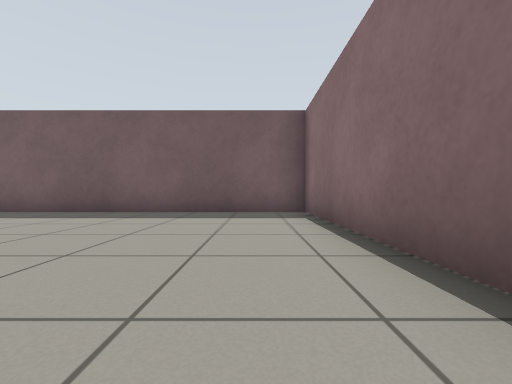
view 1 (above)

23 first-person views from a walk through a Gazebo world. The camera is 0.5 m above the floor, looks level and sees 90° across. The floor is counted in squares, 1 m on a side. Each view is taken from the middle of a square. On the plan, view 1 faces up. The plan holds only what a view shows up to about 9 squares ahead; the rest is blank.

view 2
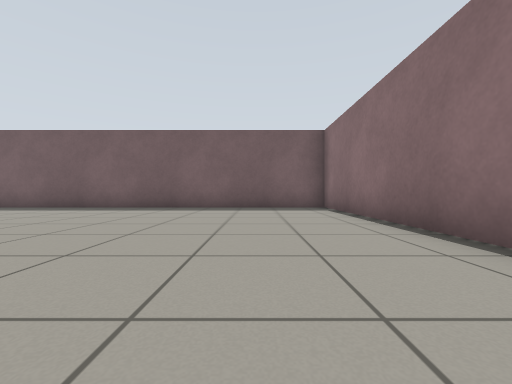

view 3
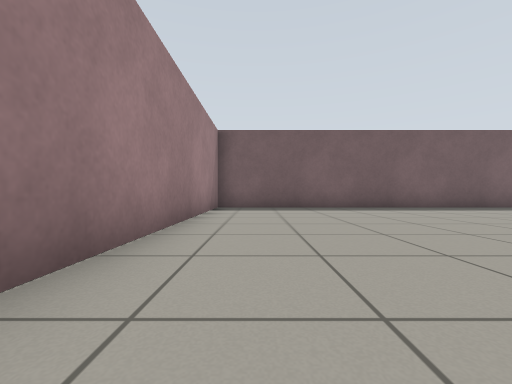

view 4
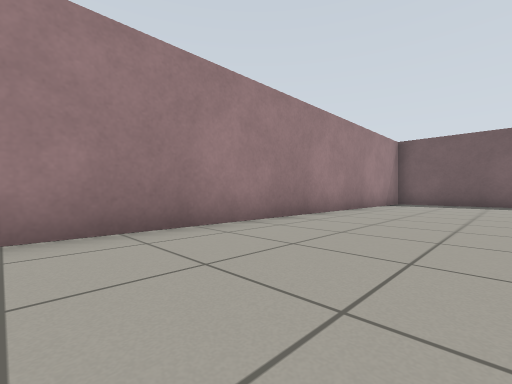

view 5
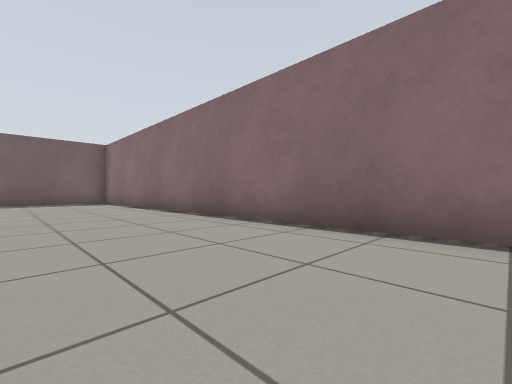

view 6
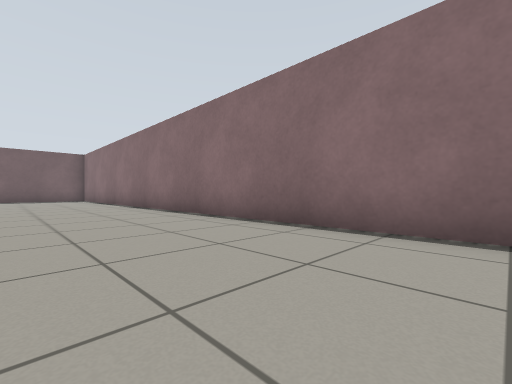

view 7
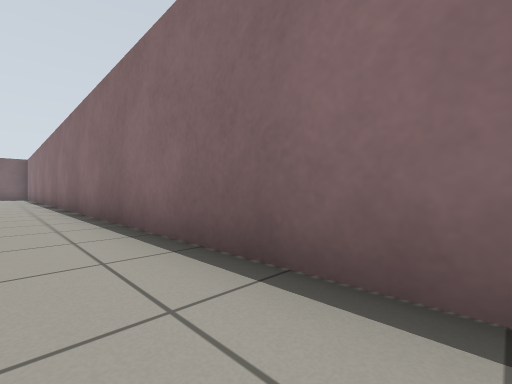

view 8
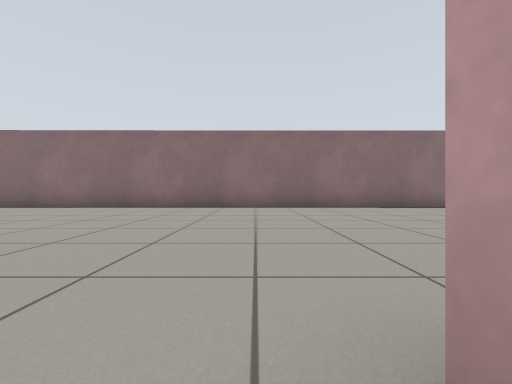

view 9
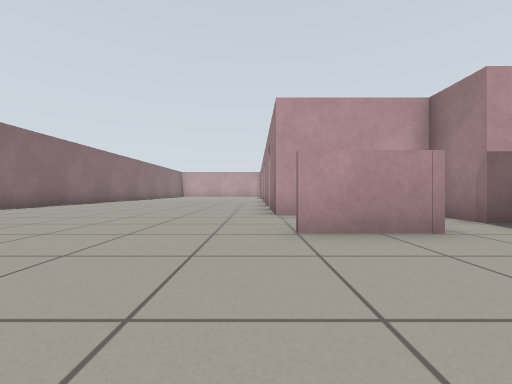

view 10
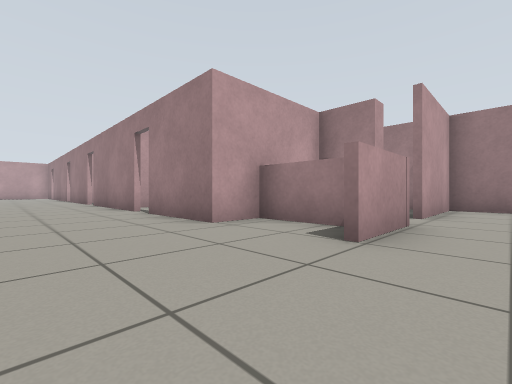

view 11
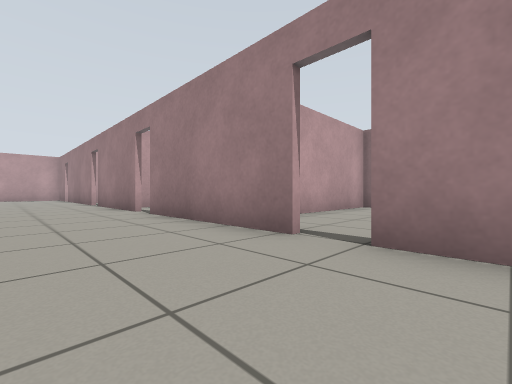

view 12
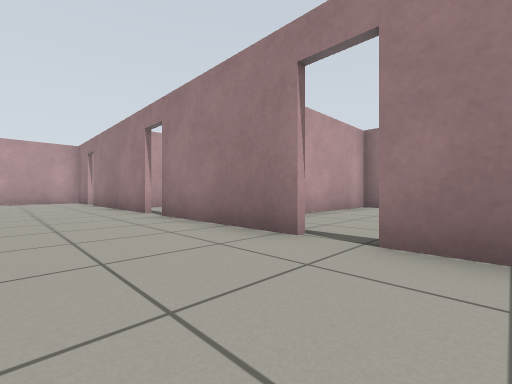

view 13
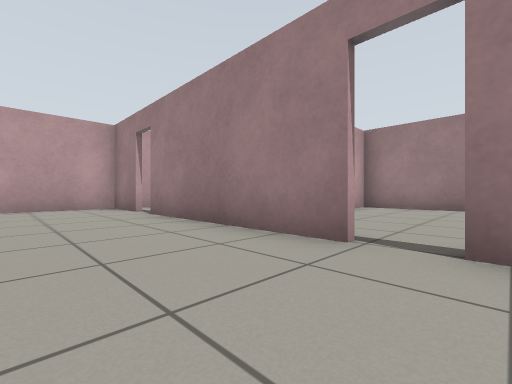

view 14
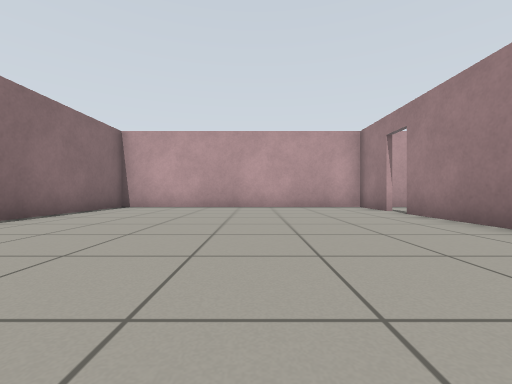

view 15
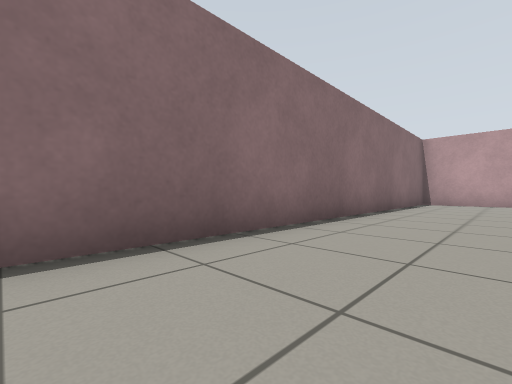

view 16
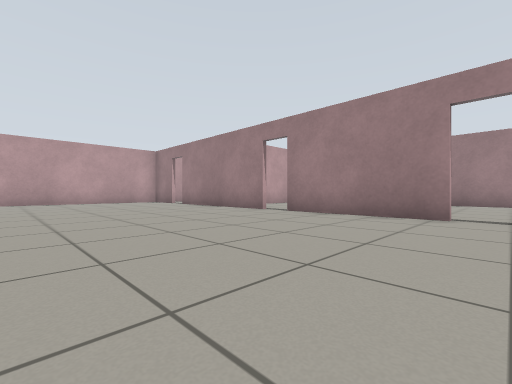

view 17
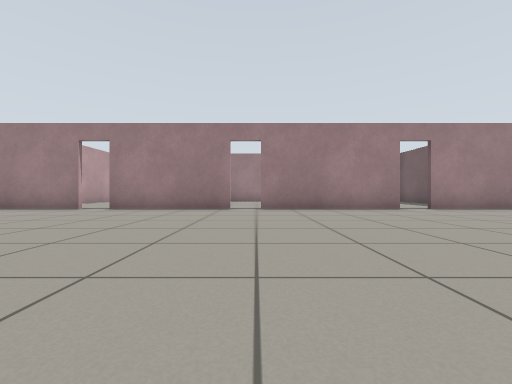

view 18
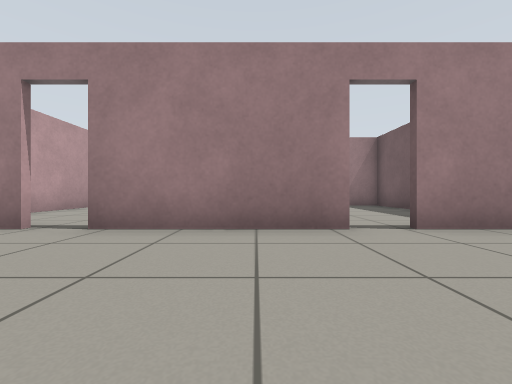

view 19
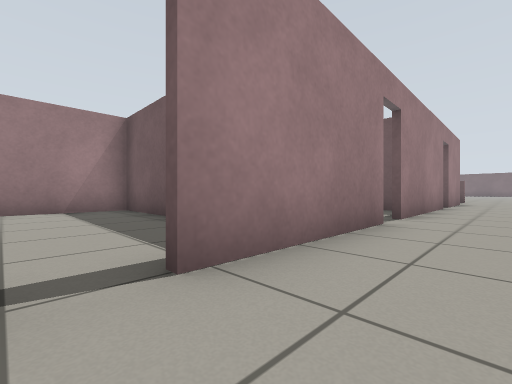

view 20
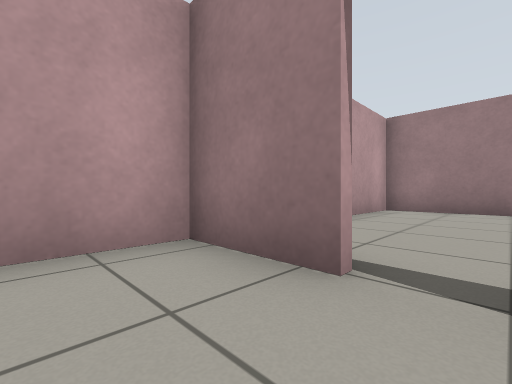

view 21
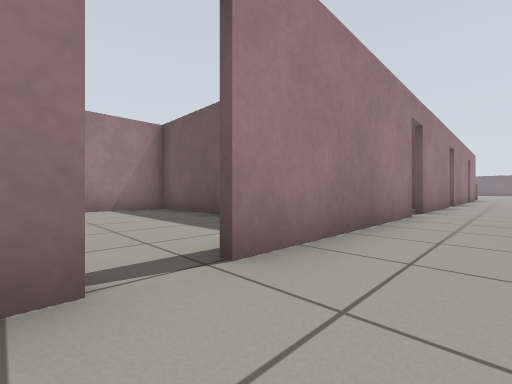

view 22
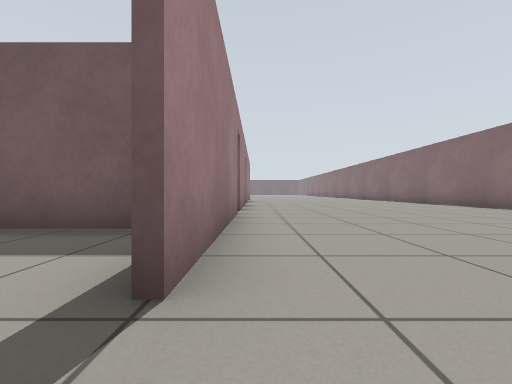

view 23
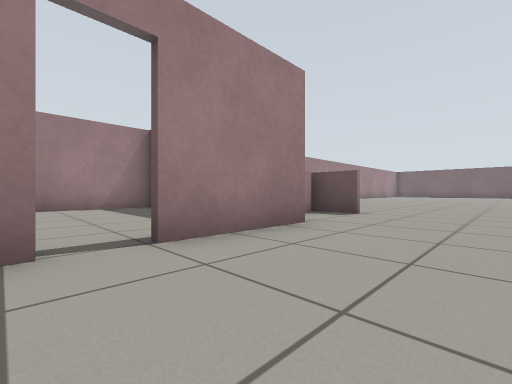

### Floor plan
Points are (right, up) in squares from view 1. A wall is a line through its corners. A room is listed if a view was taken in it or the views show most of it. See-through windows are left out.
Room 1 (views 1, 2, 3, 4, 5, 6, 7, 8, 9, 10, 11, 12, 13, 14, 15, 16, 17, 18, 19, 20, 21, 22, 23)
walls: (-9.7, -17.1) (-9.7, -18.4) (-6.4, -18.4) (-6.4, -21); (-12.3, -15) (-12.3, -16.1) (-9.5, -16.1); (-6.4, -21.7) (-6.4, -25.9); (1.4, -24.3) (1.2, 6.3) (-12.2, 6.3) (-12.3, -5); (-6.4, -26.6) (-6.4, -30.2); (-6.4, -31.1) (-6.4, -35.9); (-6.4, -36.6) (-6.4, -38.4) (1.4, -38.4) (1.4, -26.9)
low walls: (-6.5, -16.2) (-7.7, -16.2); (-7.5, -16.5) (-7.5, -18.5); (-8.4, -16.1) (-6.5, -16.1)
ways out: gap at (-6.7, -36.3) to room 2; open door at (-6.5, -30.5) to room 3; open door at (-6.5, -21.5) to room 4; open door at (-6.5, -26.5)
Room 2 (no view inside)
walls: (-8, -38.4) (-7.1, -38.4); (-7.6, -33.6) (-12.5, -33.6); (-12.4, -33.4) (-12.4, -38.4) (-10.3, -38.4)
ways out: gap at (-6.7, -36.3) to room 1
Room 3 (no view inside)
walls: (-10, -28.6) (-12.4, -28.6); (-12.4, -28.5) (-12.4, -33.4) (-7.5, -33.4)
ways out: open door at (-6.5, -30.5) to room 1
Room 4 (no view inside)
walls: (-12.4, -23.4) (-7.1, -23.4); (-12.3, -18.5) (-12.4, -21.4)
ways out: open door at (-6.5, -21.5) to room 1

Positions as (right, up) in squares from view 1, and headings:
1: (0, 0), facing up
2: (-1, -2), facing up
3: (-11, -2), facing up
4: (-9, -5), facing up-left
5: (-2, -6), facing up-right
6: (-2, -10), facing up-right
7: (0, -15), facing up-right
8: (-7, -18), facing right
9: (-6, -13), facing down
10: (-4, -15), facing down-left
11: (-4, -20), facing down-left
12: (-4, -25), facing down-left
13: (-4, -30), facing down-left
14: (-3, -30), facing down
15: (-1, -27), facing down-right
16: (-1, -26), facing down-left
17: (1, -26), facing left
18: (-3, -28), facing left
19: (-5, -31), facing up-left
20: (-5, -36), facing down-left
21: (-5, -37), facing up-left
22: (-6, -37), facing up
23: (-4, -22), facing up-left
